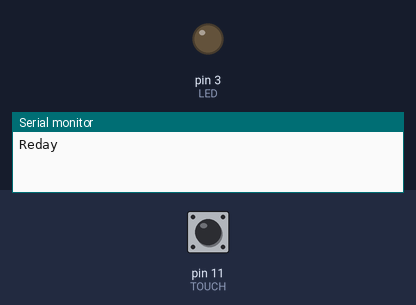
Simulated run of this sketch. Board: Arduino Uno, built with avr-gcc and run on an emulated ATmega328P. Parts: output pins drawn as LEDs (lit = HIGH), the last lines printed to the serial monitor. The inputs (shaded band) are chosen by the test bench; at power-on: pin 11 (TOUCH) LOW.

Above: at 1.2 s.
1.3 s: pin 11 (TOUCH) pulled HIGH for 0.15 s
At 1.37 s:
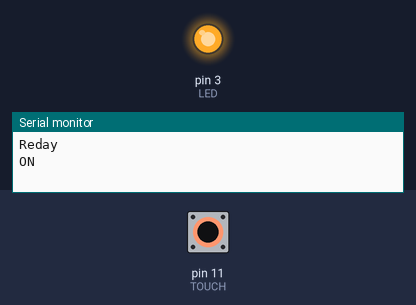
2.9 s: pin 11 (TOUCH) pulled HIGH for 3.2 s
At 7.5 s:
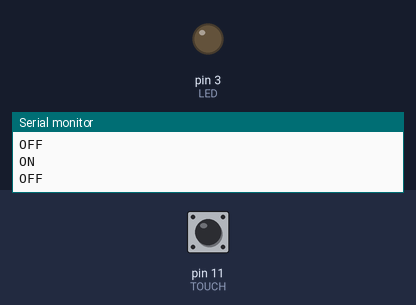
Timing chart, 0 to 9.0 s (numbered marks = the images above; inputs shaded):
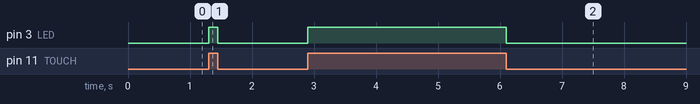

Measured:
- after the input at 1.3 s, pin 3 (LED): LOW → HIGH at once, → LOW 0.15 s later
- after the input at 2.9 s, pin 3 (LED): LOW → HIGH at once, → LOW 3.2 s later

The sketch:

touch_sensor_practice.ino
```cpp
#define TOUCH 11
#define BAUDRATE 115200
#define LED 3

uint8_t prevTouch=0;
uint8_t currTouch=0;

void  setup() {
//  put your  setup code  here, to  run once:
pinMode(TOUCH,INPUT);
pinMode(LED,OUTPUT);

Serial.begin(BAUDRATE);
Serial.println("Reday");

}
void  loop()  {
//  put your  main  code  here, to  run repeatedly:
  currTouch=digitalRead(TOUCH);

  if((prevTouch==LOW)&&(currTouch==HIGH)){
   Serial.println("ON");
   digitalWrite(LED,HIGH);
  }

  if((prevTouch==HIGH)&&(currTouch==LOW)) {
   Serial.println("OFF");
   digitalWrite(LED,LOW);
  }

  prevTouch=currTouch;
}
```
